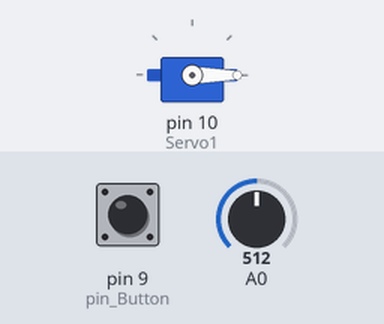
Simulated run of this sketch. Board: Arduino Uno, built with avr-gcc and run on an emulated ATmega328P. Shown: servo. The test bench sets the inputs (shaded band); at power-on: A0 = 512, pin 9 (pin_Button) LOW. What the sketch prints to the serial monitor is not drawn.

Above: at 1.2 s.
1.3 s: A0 set to 537
At 2.5 s:
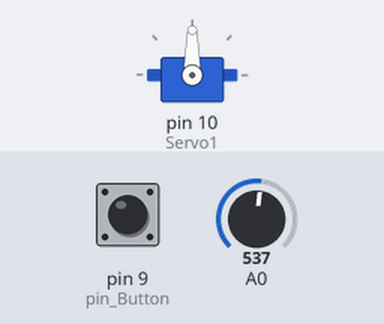
2.8 s: pin 9 (pin_Button) pulled HIGH for 0.15 s
Timing chart, 0 to 5.8 s (numbered marks = the images above; inputs shaded):
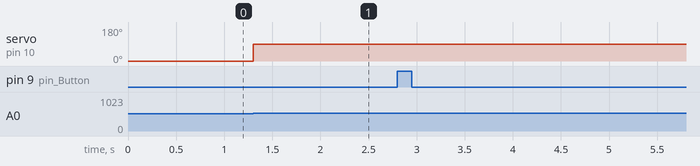

The sketch:

servo_pot_control_memory.ino
```cpp
#include <Servo.h>
Servo Servo1;
int AnalogOut = 0;
int NewAnalogOut = 0;
int pin_Button = 9;
int pin_Button_State = 0;
int pin_Button_State_Last = 0;
int storage[800];
int storage_loc = 0;
int recording = 0;


void setup() {
  Serial.begin(9600);
  Servo1.attach(10);
  pinMode(pin_Button, INPUT);
  // put your setup code here, to run once:
}

void loop() {
  pin_Button_State = digitalRead(pin_Button);
  if (pin_Button_State != pin_Button_State_Last) {
    if (pin_Button_State == HIGH) {
      recording++;
      if (recording == 2) {
        storage[storage_loc] = 777;
        // put your main code here, to run repeatedly:
      }
    }
    delay(50);
  }


  if (recording == 0) {
    int sensorValue = analogRead(A0);
    NewAnalogOut = map(sensorValue, 0, 1023, 0, 180);
    if (abs(NewAnalogOut - AnalogOut) > 2) {
      Servo1.write(AnalogOut);
      AnalogOut = NewAnalogOut;

    }
  }
  delay(1);
  if ( recording == 1) {
    recording = 1;
    if (storage_loc < 800) {
      storage[storage_loc] = NewAnalogOut;
      delay(100);
      Serial.println(storage[storage_loc]);
      storage_loc++;

    }
  } else if (recording > 1) {
    storage_loc = 0;
    while (storage_loc < 800 && storage[storage_loc] != 777) {
        Servo1.write(storage[storage_loc]);
        delay(100);
      }
      recording = 0;
    }
  }
```

Measured:
- the behaviour switches between 528 and 529 on A0 (found by bisection; images 0 and 1)
- after the input at 1.3 s, servo on pin 10 (Servo1): 0° → 90° at once
- after the input at 2.8 s, every drawn part: stays the same
